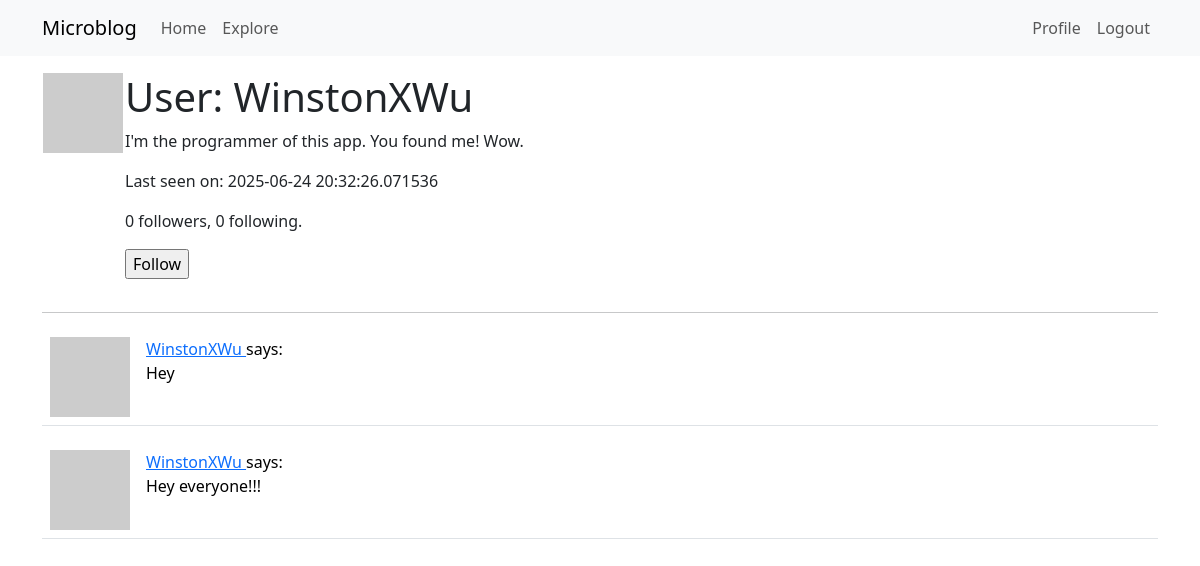
Screenshot of /user/WinstonXWu (signed in) with the database file from the repository.
### app/models.py (models this page shows, shortened)
class User(UserMixin, db.Model):
    id: so. Mapped[int] = so.mapped_column(primary_key=True)
    username: so.Mapped[str] = so.mapped_column(sa.String(64), index=True, unique=True)
    email: so.Mapped[str] = so.mapped_column(sa.String(120), index=True, unique=True)
    password_hash: so.Mapped[Optional[str]] = so.mapped_column(sa.String(256))
    posts: so.WriteOnlyMapped['Post'] = so.relationship(back_populates='author')
    about_me: so.Mapped[Optional[str]] = so.mapped_column(sa.String(140))
    last_seen: so.Mapped[Optional[datetime]] = so.mapped_column(default=lambda: datetime.now(timezone.utc))
    def avatar(self, size):
        digest = md5(self.email.lower().encode('utf-8')).hexdigest()
        return f'https://www.gravatar.com/avatar/{digest}?d=identicon&s={size}'
    following: so.WriteOnlyMapped['User'] = so.relationship(
        secondary=followers, primaryjoin=(followers.c.follower_id == id),
        secondaryjoin=(followers.c.followed_id == id),
        back_populates='followers')
    followers: so.WriteOnlyMapped['User'] = so.relationship(
        secondary=followers, primaryjoin=(followers.c.followed_id == id),
        secondaryjoin=(followers.c.follower_id == id),
        back_populates='following')
    def is_following(self, user):
        query = self.following.select().where(User.id == user.id)
        return db.session.scalar(query) is not None
    def followers_count(self):
        query = sa.select(sa.func.count()).select_from(
            self.followers.select().subquery())
        return db.session.scalar(query)
    def following_count(self):
        query = sa.select(sa.func.count()).select_from(
            self.following.select().subquery())
        return db.session.scalar(query)

class Post(db.Model):
    id: so.Mapped[int] = so.mapped_column(primary_key=True)
    body: so.Mapped[str] = so.mapped_column(sa.String(140))
    timestamp: so.Mapped[datetime] = so.mapped_column(index=True, default=lambda: datetime.now(timezone.utc))
    user_id: so.Mapped[int] = so.mapped_column(sa.ForeignKey(User.id), index=True)
    author: so.Mapped[User] = so.relationship(back_populates='posts')

### app/routes.py (the view)
@app.route('/user/<username>')
@login_required
def user(username):
    user = db.first_or_404(sa.select(User).where(User.username == username))
    page = request.args.get('page', 1, type=int)
    query = user.posts.select().order_by(Post.timestamp.desc())
    posts = db.paginate(query, page=page,
                        per_page=app.config['POSTS_PER_PAGE'],
                        error_out=False)
    next_url = url_for('user', username=user.username, page=posts.next_num) \
        if posts.has_next else None
    prev_url = url_for('user', username=user.username, page=posts.prev_num) \
        if posts.has_prev else None
    form = EmptyForm()
    return render_template('user.html', user=user, posts=posts.items,
                           next_url=next_url, prev_url=prev_url, form=form)

### app/forms.py
class EmptyForm(FlaskForm):
    submit = SubmitField('Submit')

### app/models.py (called while the page is built)
@login.user_loader
def load_user(id):
    return db.session.get(User, int(id))

### app/routes.py (called while the page is built)
@app.before_request
def before_request():
    if current_user.is_authenticated:
        current_user.last_seen = datetime.now(timezone.utc)
        db.session.commit()

### app/templates/user.html (shortened to what this page needs)
{% extends "base.html" %}
{% block content %}
    <table>
        <tr valign="top">
            <td><img src="{{ user.avatar(128) }}"></td>
            <td>
                <h1>User: {{ user.username }}</h1>
            {% if user.about_me %}<p>{{ user.about_me }}</p>{% endif %}
            {% if user.last_seen %}<p>Last seen on: {{ user.last_seen }}</p>{% endif %}
            <p>{{ user.followers_count() }} followers, {{ user.following_count() }} following.</p>
            {% if user == current_user %}
            <p><a href="{{ url_for('edit_profile') }}">Edit your profile</a></p>
            {% elif not current_user.is_following(user) %}
            <p>
                <form action="{{ url_for('follow', username=user.username) }}" method="post">
                    {{ form.submit(value='Follow') }}
                </form>
            </p>
            {% endif %}
            </td>
        </tr>
    </table>
    <hr>
    {% for post in posts %}
        {% include '_post.html' %}
    {% endfor %}
{% endblock %}

### app/templates/_post.html
<table class="table table-hover">
    <tr>
        <td width="70px">
            <a href="{{ url_for('user', username=post.author.username) }}">
                <img src="{{ post.author.avatar(70) }}" />
            </a>
        </td>
        <td>
            <a href="{{ url_for('user', username=post.author.username) }}">
                {{ post.author.username }}
            </a>
            says:
            <br>
            {{ post.body }}
        </td>
    </tr>
</table>

### rows the page displays
User: username "WinstonXWu", about_me "I'm the programmer of this app. You found me! Wow.", last_seen "2025-06-24 20:32:26.071536"
Post: author.username "WinstonXWu", body "Hey"
Post: author.username "WinstonXWu", body "Hey everyone!!!"

### other values shown
{{ user.followers_count() }} "0"
{{ user.following_count() }} "0"
